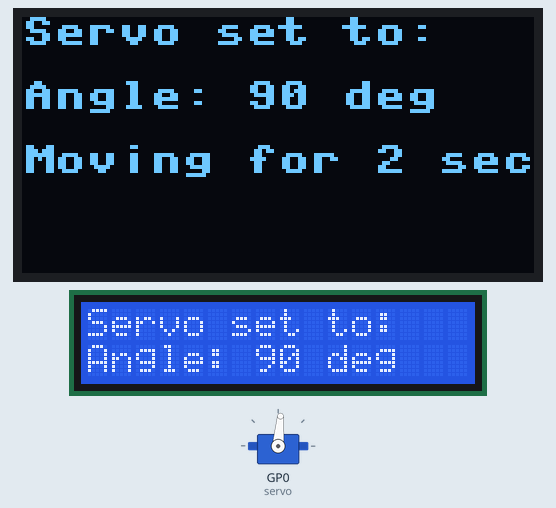
This program was run on a simulated Raspberry Pi Pico running MicroPython. Parts: 128×64 one-colour display, 16×2 character LCD, servo. Wiring (from the project's diagram.json): servo on GP0. Servo angles are drawn from the pulse width (0.5 ms = 0°, 2.5 ms = 180°); library files of the repository ran but are not shown: ssd1306.py, lcd_api.py, pico_i2c_lcd.py; what the program prints to the serial console is not drawn. At 15.4 s the program stops and its outputs stay as they are.

Above: at 0.2 s.
At 2.2 s:
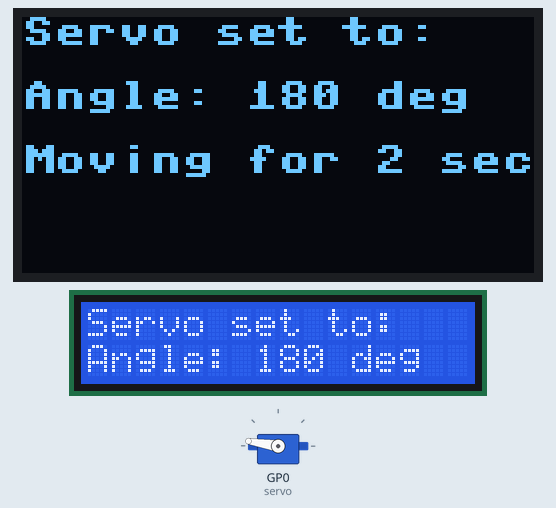
At 4.3 s:
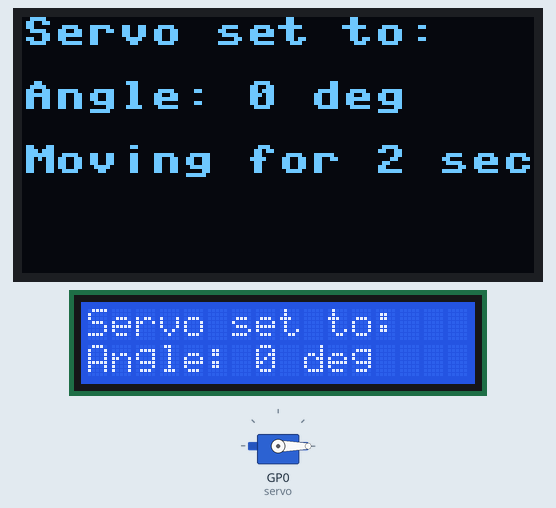
At 8.4 s:
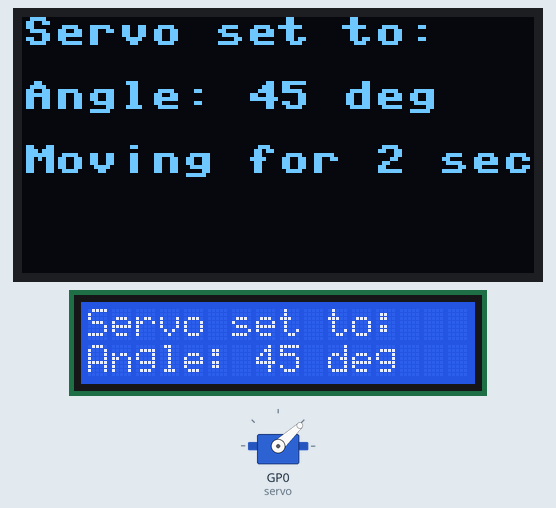
Timing chart, 0 to 11.9 s (numbered marks = the images above):
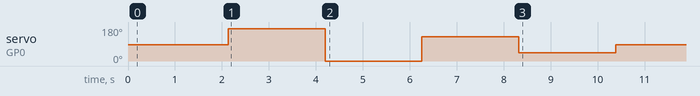

The program:

code_Project_07.py
```python
from machine import Pin, I2C
from machine import PWM
import ssd1306
import framebuf
import time
import lcd_api  # Library for LCD API
import pico_i2c_lcd # Library for I2C LCD control on Pico

# I2C setup for OLED display (I2C1, SDA on GP18, SCL on GP19, 400kHz frequency)
sda = Pin(18)
scl = Pin(19)

i2c = I2C(1, sda=Pin(18), scl=Pin(19), freq=400000)
oled_display = ssd1306.SSD1306_I2C(128, 64, i2c, 0x3C)

# I2C setup for LCD display (I2C0, SDA on GP4, SCL on GP1, 400kHz frequency)
I2C_ADDR = 0x27  # I2C address of the LCD
I2C_NUM_ROWS = 2  # Number of rows on the LCD
I2C_NUM_COLS = 16 # Number of columns on the LCD

i2c = I2C(0, sda=Pin(4), scl=Pin(1), freq=400000)
lcd_display = pico_i2c_lcd.I2cLcd(i2c, I2C_ADDR, I2C_NUM_ROWS, I2C_NUM_COLS)


class Servo():
    # Define constants for the Servo class
    MAX_DUTY_CYCLE = 2**16 - 1  # Maximum duty cycle value (65535) used for scaling
    SLEEP_PERIOD_IN_SECONDS = 2  # Default sleep period for observing servo movement
    MILLISECONDS_PER_SECOND = 1000  # Conversion factor for milliseconds
    SERVO_PERIOD_IN_MILLISECONDS = 20  # Servo signal period (20 ms)
    SERVO_FREQUENCY = int(MILLISECONDS_PER_SECOND / SERVO_PERIOD_IN_MILLISECONDS)  # Servo PWM frequency (50 Hz)

    # Duty cycle values corresponding to specific servo positions
    SERVO_RIGHT_TURN_DUTY = 0.5  #Set duty to 0.5 milliseconds
    SERVO_GO_STRAIGHT_DUTY = 1.5 #Set duty to 1.5 milliseconds
    SERVO_LEFT_TURN_DUTY = 2.4   #Set duty to 2.4 milliseconds
    SERVO_NORTH_EAST_DUTY = 1.0  #Set duty to 1.0 milliseconds
    SERVO_NORTH_WEST_DUTY = 2.0  #Set duty to 1.0 milliseconds

    def __init__(self, pin, display, frequency=50):
        # Initialize the PWM pin and set frequency
        self.pwm_pin = PWM(pin)
        self.pwm_pin.freq(frequency)
        self.duty_cycle = 0  # Initialize duty cycle value
        self.oled_display = oled_display  # Store the display instance
        self.lcd_display = lcd_display  # Store LCD instance

    def set_position_by_duty_cycle(self, duty_cycle_period):
        # Calculate duty cycle percentage and scale it to the maximum value
        self.duty_cycle_period = duty_cycle_period

        self.duty_cycle_percentage = (duty_cycle_period / Servo.SERVO_PERIOD_IN_MILLISECONDS) * 100
        self.duty_cycle = Servo.MAX_DUTY_CYCLE * (self.duty_cycle_percentage / 100)
        self.pwm_pin.duty_u16(int(self.duty_cycle))  # Send scaled duty cycle to the PWM pin

    def set_position_by_angle(self, angle, description=""):
        """Convert angle to duty cycle and move the servo."""
        min_duty = Servo.SERVO_RIGHT_TURN_DUTY
        max_duty = Servo.SERVO_LEFT_TURN_DUTY
        duty_cycle_period = min_duty + (angle / 180.0) * (max_duty - min_duty)
        self.set_position_by_duty_cycle(duty_cycle_period)
        # Updates OLED display
        self.display_text("Servo set to:", f"Angle: {angle} deg", description)


    def display_text(self, line1="", line2="", line3=""):
        """ Displays the lines on the OLED display."""
        self.oled_display.fill(0)  # Clear the screen
        self.oled_display.text(line1, 0, 0)   # Line 1 (Y=0)
        self.oled_display.text(line2, 0, 16)  # Line 2 (Y=16)
        self.oled_display.text(line3, 0, 32)  # Line 3 (Y=32)
        self.oled_display.show()  # Update display
        """ Displays 2 lines on the LCD display"""
        self.lcd_display.clear()
        self.lcd_display.putstr(f"{line1}\n{line2}")


    def process_file(self, file_name):
        """Reads servo commands from a file and moves the servo accordingly."""
        with open(file_name, "r") as file:
            for line in file:
                data = line.strip().split(",")
                if len(data) != 2:
                    continue  # Skip invalid lines

                angle = int(data[0])
                duration = int(data[1])

                # Move servo and update OLED display
                self.set_position_by_angle(angle, f"Moving for {duration} sec")
                print(f"Servo set to {angle} degrees for {duration} seconds.")
                time.sleep(duration)  # Wait before reading next command


servo = Servo(Pin(0), oled_display, 50)  # Initialize Servo
servo.process_file("servo_commands.txt")  # Read file and execute movements
```

Measured:
- by itself, servo on GP0 (servo): 85° → 171° at 2.1 s, → 0° 2.1 s later, → 128° 2.1 s later, → 43° 2.1 s later, … (5 changes in this stretch)
- what the display in image 0 shows lasts 2.1 s, from 0.1 s to 2.2 s
